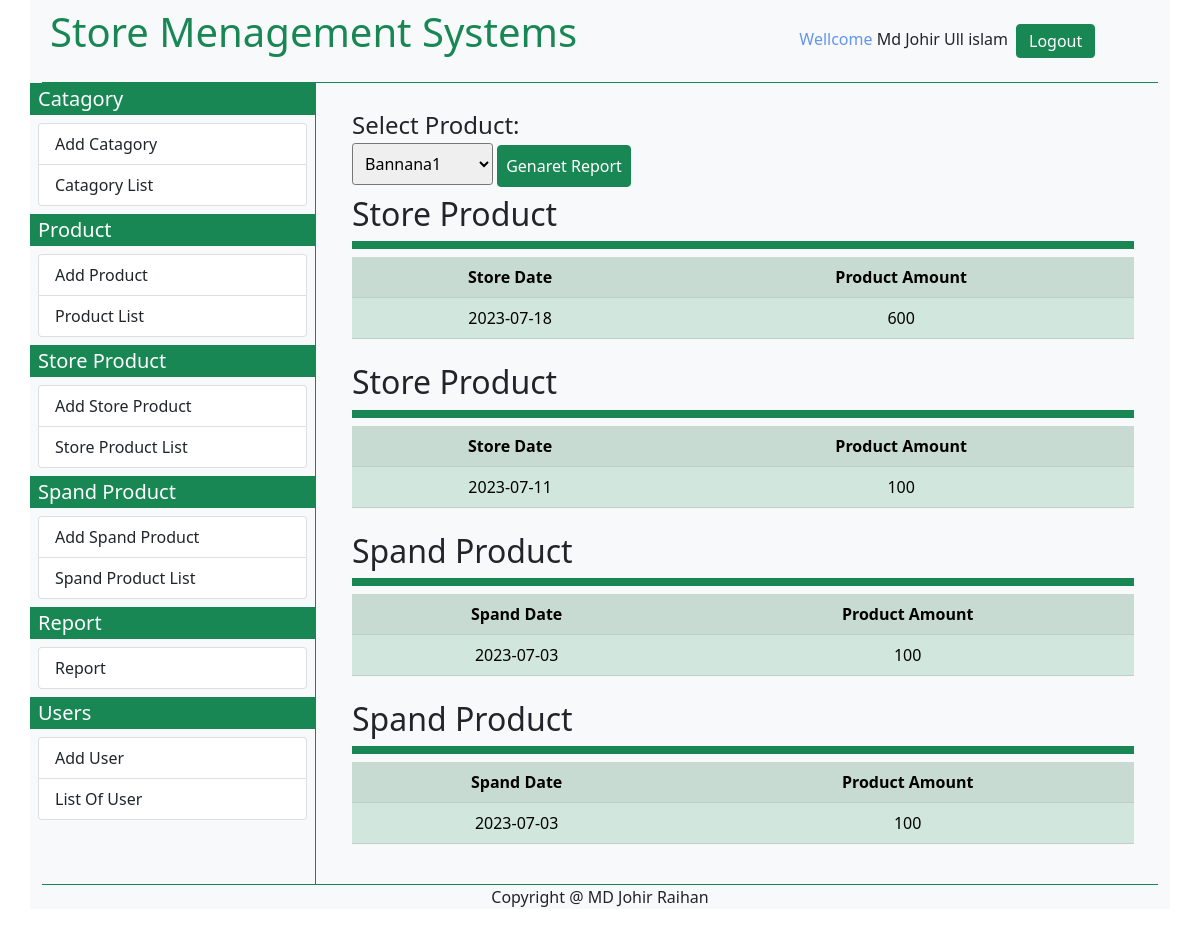
Page /StoreMS/report.php?product_name=16 (signed in) on the committed database.
### tables this page shows
CREATE TABLE `store_product` (
  `store_product_id` int(11) NOT NULL,
  `store_product_name` int(10) NOT NULL,
  `store_product_quentity` int(11) NOT NULL,
  `store_product_entry_date` varchar(10) NOT NULL
);

CREATE TABLE `spend_product` (
  `spand_product_id` int(11) NOT NULL,
  `spand_product_name` int(11) NOT NULL,
  `spand_product_quentity` int(11) NOT NULL,
  `spand_product_entry_date` varchar(10) NOT NULL
);

### StoreMS/report.php (the view, shortened to what this page needs)
<?php
  require ('connection.php');
  $user_first_name= $_SESSION['user_first_name'];
  $user_last_name= $_SESSION['user_last_name'];
  if(!empty($user_first_name) && !empty($user_last_name)){
    $sql3 ="SELECT * FROM product";
    $query3 =$conn ->query($sql3);
    $data_list=array();
   while ( $data3 =mysqli_fetch_assoc($query3)){
    $id    =$data3 ['id'];
    $product_name =$data3 ['product_name'];
    $data_list [$id] = $product_name;
   }
?>
<!DOCTYPE html>
<html lang="en">
<head>
    <link href="https://cdn.jsdelivr.net/npm/bootstrap@5.0.2/dist/css/bootstrap.min.css" rel="stylesheet">
    <link rel="stylesheet" href="https://cdnjs.cloudflare.com/ajax/libs/font-awesome/6.4.0/css/all.min.css">
</head>
<body>
<div class="container bg-light">
      <div class="container-fluied border-bottom border-success">
      <?php include('top_bar.php'); ?>
      </div>
      <div class="container-fluied">
        <div class="row bg-light">
          <div class="col-sm-3 p-0 m-0">
          <?php include('left_bar.php') ?>
          </div>
          <div class="col-sm-9 border-start border-success">
          <div class="container p-4">
    <form action="<?php echo $_SERVER['PHP_SELF'];?>" method="GET">
    <label for="" class="fs-4">Select Product:</label> <br>
    <select name="product_name" class="form-control-sm fs-6 p-2 m-0">
        <?php
        $sql= "SELECT * FROM product";
        $query =$conn ->query($sql);
        while ( $data = mysqli_fetch_assoc($query)){
            $id= $data ['id'];
            $product_name= $data ['product_name'];
        ?>
            <option value="<?php echo $id ?>"> <?php echo $product_name?> </option>
            <?php
            }
            ?>
    </select>
    <input type="submit" value="Genaret Report" class="btn btn-success p-2">
    </form>
    <?php
    if (isset($_GET['product_name'])){
         $product_name =$_GET['product_name'];
         $sql1 ="SELECT * FROM store_product where store_product_name =$product_name";
         $query1 = $conn->query($sql1);
         while ($data1 =mysqli_fetch_array($query1)){
         $store_product_quentity =$data1['store_product_quentity'];
         $store_product_entry_date =$data1['store_product_entry_date'];
         $store_product_name =$data1['store_product_name'];
         ?>
         <h2 class="pt-2">Store Product</h2>
         <?php
         echo "<h4 class='bg-success p-1 text-white text-center'>$data_list[$store_product_name]</h4>";
         echo "<table class='table table-success table-striped table-hover'>
         <tr>
         <th class='text-center'>Store Date</th>
         <th class='text-center'>Product Amount</th>
         </tr>";
         echo "<tr>
         <td class='text-center'>$store_product_entry_date</td>
         <td class='text-center'>$store_product_quentity</td>
         </tr>";
         echo "</table>";
         }
    }
    ?>
    <?php
    if (isset($_GET['product_name'])){
        $product_name =$_GET['product_name'];
        $sql4 ="SELECT * FROM spend_product where spand_product_name =$product_name";
        $query4 = $conn->query($sql4);
        while ($data4 =mysqli_fetch_array($query4)){
        $spand_product_quentity =$data4['spand_product_quentity'];
        $spand_product_entry_date	 =$data4['spand_product_entry_date'];
        $spand_product_name =$data4['spand_product_name'];
        ?>
        <h2 class="pt-2">Spand Product</h2>
        <?php
        echo "<h4 class='bg-success p-1 text-white text-center'>$data_list[$spand_product_name]</h4>";
        echo "<table class='table table-success table-striped table-hover'>
        <tr>
        <th class='text-center'>Spand Date</th>
        <th class='text-center'>Product Amount</th>
        </tr>";
        echo "<tr>
        <td class='text-center'>$spand_product_entry_date</td>
        <td class='text-center'>$spand_product_quentity</td>
        </tr>";
        echo "</table>";
        }
    }
    ?>
          </div>
            </div>
            </div>
             </div>
                <div class="container-fluied border-top border-success">
                 <?php include('bottombar.php')?>
             </div>
    </div>
</body>
</html>
<?php
}
else{
    header('location:login.php');
}
?>

### rows in the picture
store_product: store_product_entry_date "2023-07-18", store_product_quentity "600"
store_product: store_product_entry_date "2023-07-11", store_product_quentity "100"
spend_product: spand_product_entry_date "2023-07-03", spand_product_quentity "100"
spend_product: spand_product_entry_date "2023-07-03", spand_product_quentity "100"

### other values in the picture
$user_first_name "Md Johir"
$user_last_name "Ull islam"
form field product_name "Bannana1"
